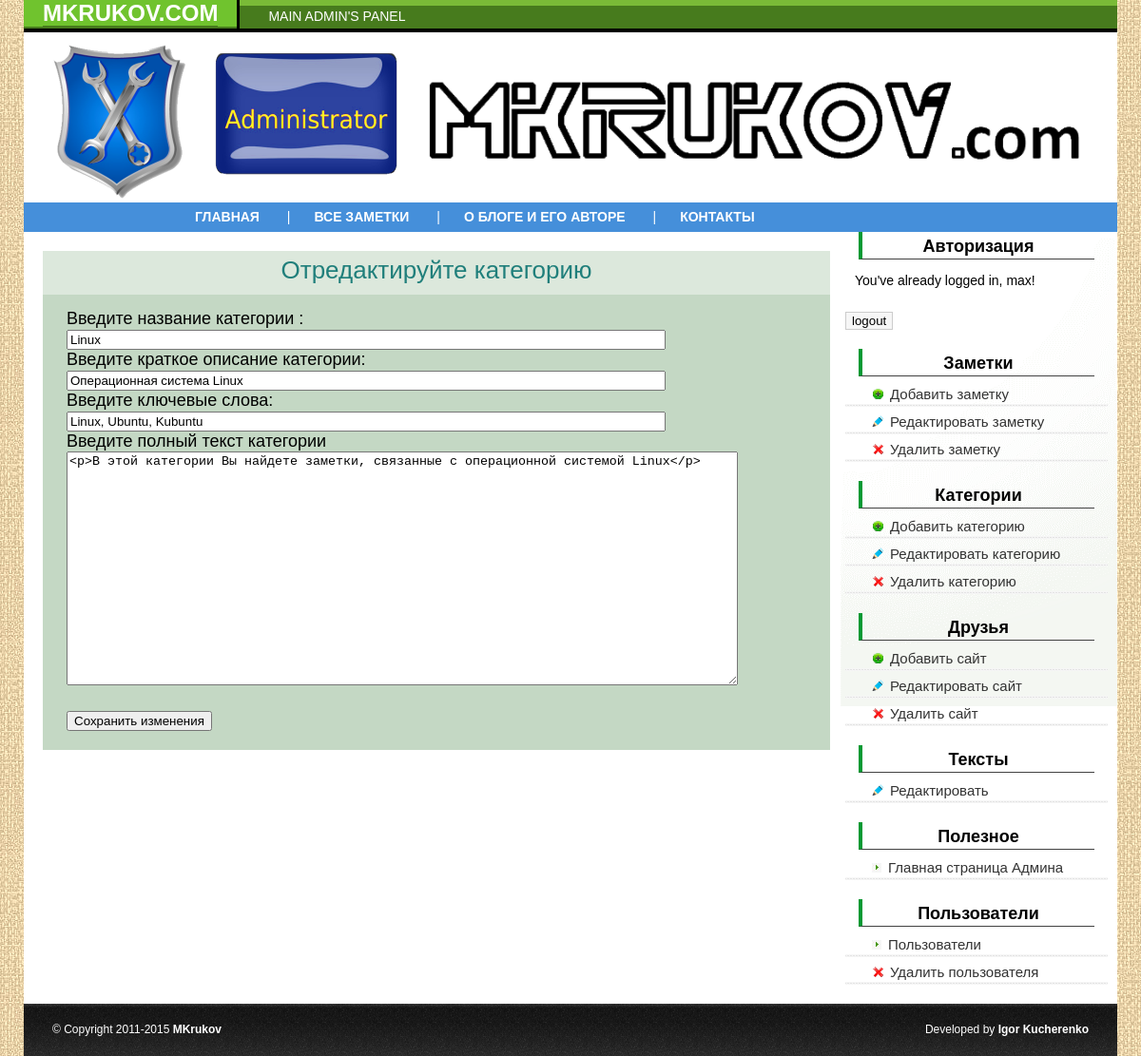
/admin/edit_cat.php?id=1 (signed in), run on the app's committed database.
### tables this page shows
CREATE TABLE IF NOT EXISTS `categories` (
  `id` int(2) NOT NULL,
  `title` varchar(255) NOT NULL,
  `meta_d` varchar(255) NOT NULL,
  `meta_k` varchar(255) NOT NULL,
  `text` text NOT NULL
);

### admin/edit_cat.php (the view, shortened to what this page needs)
<?php
if (isset($_GET['id'])) {$id=$_GET['id'];}
?>
<!DOCTYPE html>
<html>
<head>
<link href="style.css" rel="stylesheet" type="text/css">
</head>
<body>
<?php include ("blocks/headerandmenu.php");?>
<div id="content">
	<div class="text">
		<p class="post_view_title">Отредактируйте категорию</p>
				 <?php
				if (!isset($id))
				{
					$result=mysql_query("SELECT title,id FROM categories");
					$myrow=mysql_fetch_array ($result);
					do
						{printf("<p><a href='edit_cat.php?id=%s'>%s</a></p>",$myrow["id"],$myrow["title"]);}
					while ($myrow=mysql_fetch_array ($result));
				}
				else
				{
					$result=mysql_query("SELECT * FROM categories WHERE id=$id");
					$myrow=mysql_fetch_array ($result);
					print <<<HERE
						<form action='update_cat.php' method='post' name='form1' id='form1'>
						<p>
						<label for="title">Введите название категории</label>
						:<br>
						<input value="$myrow[title]" type="text" name="title" id="title">
						<br>
						<label for="meta_d">Введите краткое описание категории:<br>
						</label>
						<input value="$myrow[meta_d]"type="text" name="meta_d" id="meta_d">
						<br>
						<label for="meta_k">Введите ключевые слова:<br>
						</label>
						<input value="$myrow[meta_k]" type="text" name="meta_k" id="meta_k">
						<br>
						<label for="text">Введите полный текст категории<br>
						</label>
						<textarea name="text" cols="60" rows="5" id="text">$myrow[text]</textarea>
						<br>
						<input name="id" type="hidden" value="$myrow[id]">
						<br>
						<input type="submit" name="submit" id="submit" value="Сохранить изменения">
						</p>
						</form>
HERE;
				}
				?>
	</div>
	<?php include ("blocks/sidebar.php");?>
</div>
<?php include ("blocks/footer.php");?>
</body>
</html>

### admin/style.css (style rules this page uses)
body { margin:0px auto; width:1150px; font-size:100%; font-family: "Myriad Pro", "Trebuchet MS", Arial; font-size:14px; background: url(img/bg.jpg) #fff; }
p { padding: 0 10px 5px 10px; }
.text { width:72%; float:left; margin: 20px 10px 15px 20px; font-size: 18px; }
.text form p { margin:5px; }
.text form { background-color:#C4D8C4; padding:10px; }
#text { width:90%; height:240px; }
#content { width: 100%; float:left; background:url(img/sidebar_bckg.gif) no-repeat top right #fff; }
.post_view_title { text-transform:none; font: normal normal 26px Verdana, Geneva, sans-serif; color: #207f7b; text-decoration: none; margin:0; padding:5px 20px 10px; text-align:center; background-color:#DCE8DC; }
.text form input[type=text] { width:80%; }

### data on the page
categories: title "Linux", meta_d "Операционная система Linux", meta_k "Linux, Ubuntu, Kubuntu", text "<p>В этой категории Вы найдете заметки, связанные с операционной системой Linux</p>"

### other printed values
$user_name "max"
